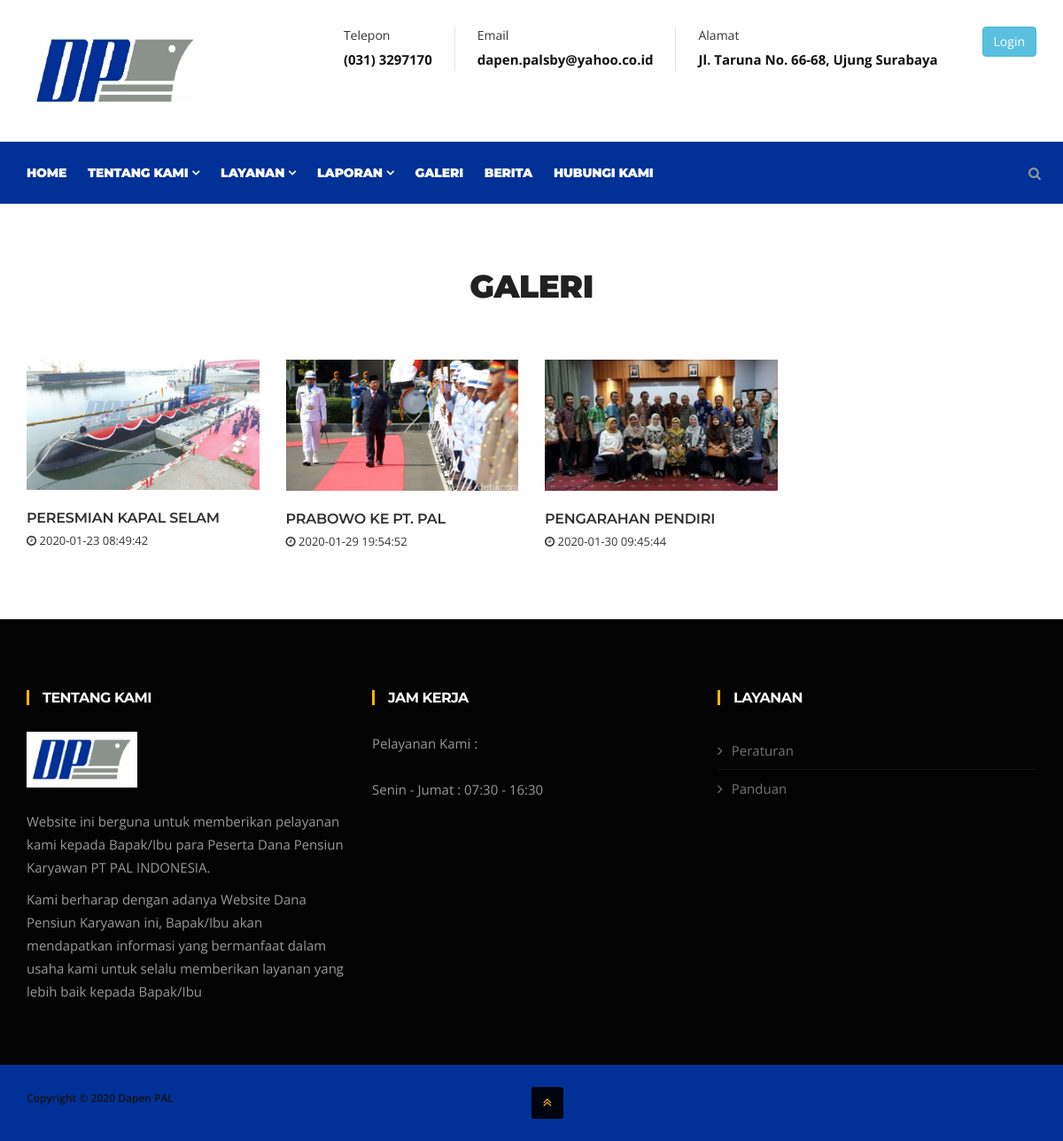
Page /web_dapen/index.php?g on the committed database.
### tables this page shows
CREATE TABLE `tb_gambar` (
  `id_gambar` int(11) NOT NULL,
  `nama_gambar` varchar(50) NOT NULL,
  `gambar` varchar(100) NOT NULL,
  `deskripsi` varchar(100) NOT NULL,
  `tgl_upload` datetime NOT NULL DEFAULT CURRENT_TIMESTAMP
);

### web_dapen/galeri.php (the view, shortened to what this page needs)
<section id="news" class="news">
			<div class="container">
				<div class="row text-center">
					<h3 class="section-sub-title">Galeri</h3>
				</div>
				<div class="row">
					<?php
					$queryp = "SELECT * FROM tb_gambar";
					$sqlp = mysqli_query($connect, $queryp);
					while ($datap = mysqli_fetch_array($sqlp)) { ?>
					<div class="col-md-3 col-xs-12">
						<div class="latest-post">
							<div class="latest-post-media">
								<a class="gallery-popup" href="admindapen/upload/<?php echo $datap['gambar']; ?>" class="latest-post-img">
									<img  class="img-responsive" src="admindapen/upload/<?php echo $datap['gambar']; ?>" width="365" height="205">
								</a>
							</div>
							<div class="post-body">
								<h4 class="post-title">
									<a href=""><?php echo $datap['nama_gambar']; ?></a>
								</h4>
								<div class="latest-post-meta">
									<span class="post-item-date">
									<i class="fa fa-clock-o"></i> <?php echo $datap['tgl_upload']; ?>
									</span>
								</div>
							</div>
						</div>
					</div>
					<?php } ?>
				</div>
			</div>
		</section>

### web_dapen/css/style.css (style rules this page uses)
body { background: #fff; color: #333; }
body, p { font-family: 'Open Sans', sans-serif; text-rendering: optimizeLegibility; -webkit-font-smoothing: antialiased !important; line-height: 26px; font-size: 15px; }
h1, h2, h3, h4, h5, h6 { color: #212121; font-weight: 700; font-family: 'Montserrat', sans-serif; text-rendering: optimizeLegibility; -webkit-font-smoothing: antialiased !important; }
h3 { font-size: 24px; margin-bottom: 20px; text-transform: uppercase; letter-spacing: -.5px; }
h4 { font-size: 18px; line-height: 28px; text-transform: uppercase; letter-spacing: -.2px; }
html { overflow-x: hidden !important; width: 100%; height: 100%; position: relative; -webkit-font-smoothing: antialiased; text-rendering: optimizeLegibility; }
body { border: 0; margin: 0; padding: 0; }
a:link, a:visited { text-decoration: none; }
a { color: inherit; transition: .2s ease; }
section, .section-padding { padding: 70px 0; position: relative; }
.section-sub-title { font-weight: 900; font-size: 36px; line-height: 46px; margin: 0 0 60px; color: #212121; }
.latest-post { position: relative; }
.latest-post .post-title { font-size: 16px; line-height: 24px; margin: 0; font-weight: 600; }
.latest-post .post-title a { color: #303030; }
.latest-post-meta { font-size: 13px; text-transform: uppercase; }
.latest-post .post-body { padding: 20px 0 5px; }
.post-body { padding: 20px 0; }

### rows in the picture
tb_gambar: gambar (picture), nama_gambar "PERESMIAN KAPAL SELAM", tgl_upload "2020-01-23 08:49:42"
tb_gambar: gambar (picture), nama_gambar "PRABOWO KE PT. PAL", tgl_upload "2020-01-29 19:54:52"
tb_gambar: gambar (picture), nama_gambar "PENGARAHAN PENDIRI", tgl_upload "2020-01-30 09:45:44"
